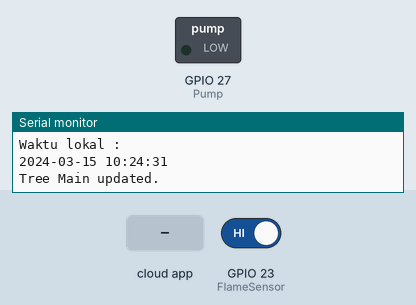
Simulated run of this program. Board: ESP32. Shown: switched loads named in the program (green lamp = pin HIGH), the last lines printed to the serial monitor. The test bench sets the inputs (shaded band); at power-on: GPIO 23 (FlameSensor) HIGH. WiFi joins after 1.5 s; servers stay silent unless stated; the local clock reads 2024-03-15 10:24:30 at power-on unless the program sets it; the Firebase database answers and starts empty.

Above: at 2.7 s.
2.8 s: the phone or cloud app sets pumpStatus to 1
At 4.9 s:
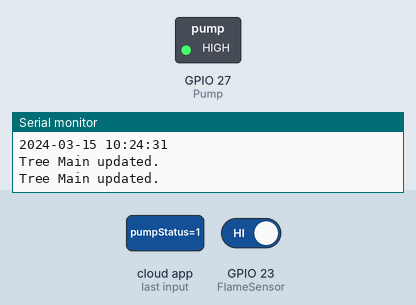
8.5 s: the phone or cloud app sets pumpStatus to 0
At 9.8 s:
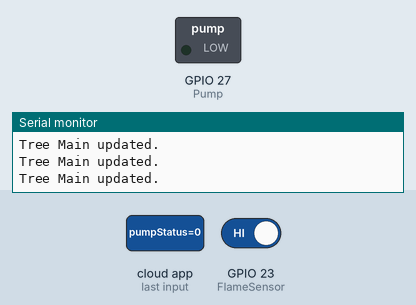
Timing chart, 0 to 11.5 s (numbered marks = the images above; inputs shaded):
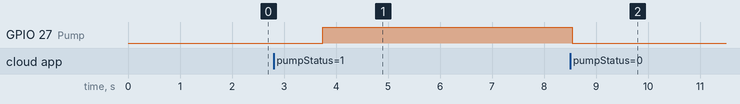

Measured:
- after the input at 2.8 s, GPIO 27 (Pump): LOW → HIGH after 0.94 s
- after the input at 8.5 s, GPIO 27 (Pump): HIGH → LOW after 0.05 s

The program:

main.cpp
```cpp
#include <Arduino.h>
#include <WiFi.h>
#include <Firebase_ESP_Client.h>

#include "addons/TokenHelper.h"
#include "addons/RTDBHelper.h"

#include "time.h"
#include "esp_sntp.h"

const char* WIFI_SSID = "";
const char* WIFI_PASSWORD = "";

#define API_KEY ""
#define DATABASE_URL ""

FirebaseData fbdo;
FirebaseAuth auth;
FirebaseConfig config;

const long gmtOffset_sec = 7 * 3600;
const int daylightOffset_sec = 0;

int FlameSensor = 23; //D19
int Pump = 27;

String currentHistoryKey = "";
bool fireDetected = false;

String getFormattedTime() {
  struct tm timeinfo;
  if (!getLocalTime(&timeinfo)) {
    Serial.println("Failed to retrieve date and time...");
    return "Invalid Time";
  }

  char timeStr[30];
  strftime(timeStr, sizeof(timeStr), "%Y-%m-%d %H:%M:%S", &timeinfo); // Format: "YYYY-MM-DD HH:MM:SS"
  return String(timeStr);
}

void setup() {
  Serial.begin(9600);

  pinMode(FlameSensor, INPUT_PULLUP);
  pinMode(Pump, OUTPUT);

  WiFi.begin(WIFI_SSID, WIFI_PASSWORD);
  Serial.print("Connecting to Wi-Fi");
  while (WiFi.status() != WL_CONNECTED) {
    Serial.print(".");
    delay(300);
  }
  Serial.println();
  Serial.print("Connected with IP: ");
  Serial.println(WiFi.localIP());
  Serial.println();

  config.api_key = API_KEY;
  config.database_url = DATABASE_URL;

  if (Firebase.signUp(&config, &auth, "", "")) {
    Serial.println("Firebase sign-up succeeded.");
  } else {
    Serial.printf("Sign-up error: %s\n", config.signer.signupError.message.c_str());
  }

  config.token_status_callback = tokenStatusCallback;

  Firebase.begin(&config, &auth);
  Firebase.reconnectWiFi(true);

  configTime(gmtOffset_sec, daylightOffset_sec, "pool.ntp.org");
  Serial.println("Waktu lokal : ");
  Serial.println(getFormattedTime());
}

void loop() {
   String currentTime = getFormattedTime();
  int sensorState = digitalRead(FlameSensor);
  bool autoMode = false;
  bool manualPumpStatus = LOW;

 if (Firebase.RTDB.setString(&fbdo, "/Main/currentTime", currentTime) &&
    Firebase.RTDB.setInt(&fbdo, "/Main/sensorStatus", sensorState)) {
    Serial.println("Tree Main updated.");
  } else {
    Serial.printf("Failed to update Main: %s\n", fbdo.errorReason().c_str());
  }

  if (Firebase.RTDB.getBool(&fbdo, "/Main/auto")) {
    autoMode = fbdo.boolData();
  } else {
    Serial.printf("Failed to read auto mode: %s\n", fbdo.errorReason().c_str());
  }

  if (Firebase.RTDB.getBool(&fbdo, "/Main/pumpStatus")) {
    manualPumpStatus = fbdo.boolData();
  } else {
    Serial.printf("Failed to read manual pump status: %s\n", fbdo.errorReason().c_str());
  }

  if (autoMode){
    if (sensorState == LOW && !fireDetected) {
      fireDetected = true;
      digitalWrite(Pump, HIGH);

      FirebaseJson json;
      json.set("currentTimeStart", currentTime);
      json.set("sensorStatus", sensorState);
      json.set("pumpStatus", HIGH);

      if (Firebase.RTDB.pushJSON(&fbdo, "/History", &json)) {
        currentHistoryKey = fbdo.pushName();
        Serial.println("New History node created: " + currentHistoryKey);
      } else {
        Serial.printf("Failed to create History node: %s\n", fbdo.errorReason().c_str());
      }
    } else if (sensorState == HIGH && fireDetected) {
      fireDetected = false;
      digitalWrite(Pump, LOW);

      if (Firebase.RTDB.setString(&fbdo, "/History/" + currentHistoryKey + "/currentTimeEnd", currentTime)) {
        Serial.println("History node updated with currentTimeEnd.");
      } else {
        Serial.printf("Failed to update History node: %s\n", fbdo.errorReason().c_str());
      }
      currentHistoryKey = "";
    }
  } else if (!autoMode) {
    digitalWrite(Pump, manualPumpStatus ? HIGH : LOW);
    if (sensorState == LOW && !fireDetected){
      fireDetected = true;

      FirebaseJson json;
      json.set("currentTimeStart", currentTime);
      json.set("sensorStatus", sensorState);
      json.set("pumpStatus", HIGH);

      if (Firebase.RTDB.pushJSON(&fbdo, "/History", &json)) {
        currentHistoryKey = fbdo.pushName();
        Serial.println("New History node created: " + currentHistoryKey);
      } else {
        Serial.printf("Failed to create History node: %s\n", fbdo.errorReason().c_str());
      }
    } else if (sensorState == HIGH && fireDetected) {
      fireDetected = false;
      digitalWrite(Pump, LOW);

      if (Firebase.RTDB.setString(&fbdo, "/History/" + currentHistoryKey + "/currentTimeEnd", currentTime)) {
        Serial.println("History node updated with currentTimeEnd.");
      } else {
        Serial.printf("Failed to update History node: %s\n", fbdo.errorReason().c_str());
      }
      currentHistoryKey = "";
    }
  }

  delay(1000);
}
```
